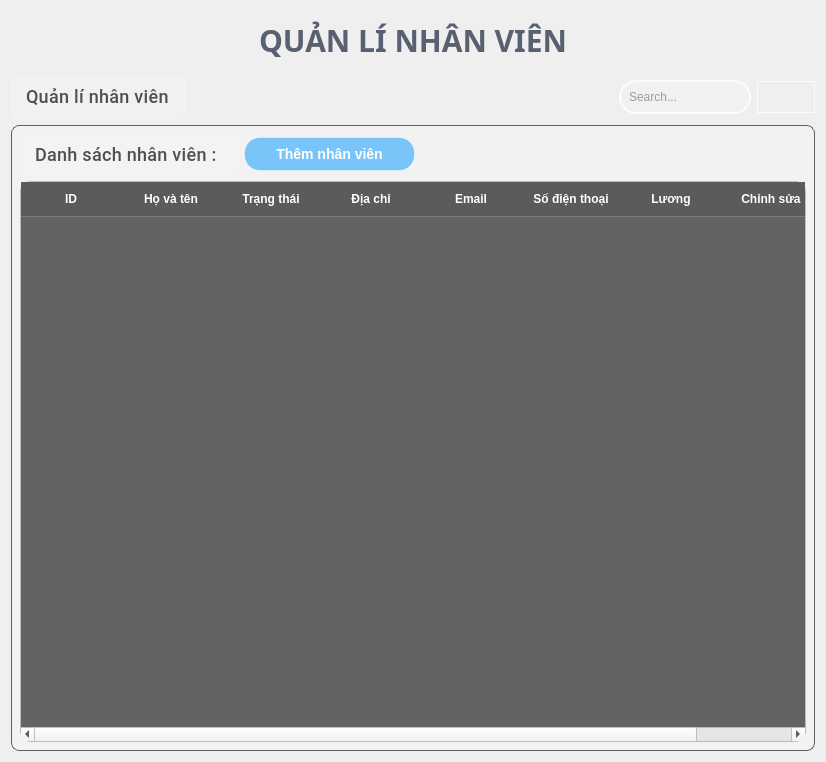
         <widget class="QWidget" name="emp">
          <layout class="QGridLayout" name="gridLayout_10">
           <item row="0" column="0">
            <widget class="QLabel" name="label_10">
             <property name="font">
              <font>
               <family>Segoe UI,Montserrat,sans-serif</family>
               <pointsize>-1</pointsize>
               <weight>75</weight>
               <bold>true</bold>
              </font>
             </property>
             <property name="styleSheet">
              <string notr="true">QLabel {
    color: rgba(60, 70, 90, 0.85); /* Màu chữ xanh đậm sang trọng thay cho nâu vintage */
    font-family: &quot;Segoe UI&quot;, &quot;Montserrat&quot;, sans-serif; /* Font hiện đại thay cho Times New Roman */
    font-weight: bold; /* Giữ nguyên độ đậm */
    font-size: 30px; /* Giữ nguyên kích thước */
    padding: 8px; /* Giữ nguyên padding */
    
    text-align: center; /* Giữ nguyên căn giữa */
    
    /* Thêm các hiệu ứng glassmorphism */

}
</string>
             </property>
             <property name="text">
              <string>QUẢN LÍ NHÂN VIÊN</string>
             </property>
             <property name="alignment">
              <set>Qt::AlignCenter</set>
             </property>
            </widget>
           </item>
           <item row="1" column="0">
            <layout class="QHBoxLayout" name="horizontalLayout_17">
             <item>
              <widget class="QLabel" name="label_13">
               <property name="font">
                <font>
                 <family>Segoe UI,Roboto,sans-serif</family>
                 <pointsize>-1</pointsize>
                 <weight>62</weight>
                 <bold>true</bold>
                </font>
               </property>
               <property name="styleSheet">
                <string notr="true">QLabel {
    color: rgba(50, 50, 50, 0.85); /* Màu chữ đậm nhưng hơi trong suốt */
    font-family: &quot;Segoe UI&quot;, &quot;Roboto&quot;, sans-serif; /* Font hiện đại */
    font-weight: 500; /* Độ đậm vừa phải */
    font-size: 18px; /* Kích thước phù hợp */
    padding: 10px;
    letter-spacing: 0.3px; /* Tăng khoảng cách chữ nhẹ */
    
    text-align: center;
    background-color: rgba(255, 255, 255, 0.1); /* Nền trắng trong suốt */
    border-radius: 6px; /* Bo góc */
    backdrop-filter: blur(5px); /* Hiệu ứng blur đặc trưng của glassmorphism */
    box-shadow: 0 2px 8px rgba(0, 0, 0, 0.07); /* Đổ bóng tinh tế */
    border: 1px solid rgba(255, 255, 255, 0.18); /* Viền trắng trong suốt */
}
</string>
               </property>
               <property name="text">
                <string>Quản lí nhân viên</string>
               </property>
              </widget>
             </item>
             <item>
              <spacer name="horizontalSpacer_15">
               <property name="orientation">
                <enum>Qt::Horizontal</enum>
               </property>
               <property name="sizeHint" stdset="0">
                <size>
                 <width>428</width>
                 <height>20</height>
                </size>
               </property>
              </spacer>
             </item>
             <item>
              <layout class="QHBoxLayout" name="horizontalLayout_13">
               <item>
                <widget class="QLineEdit" name="line_search_nhanvien">
                 <property name="minimumSize">
                  <size>
                   <width>131</width>
                   <height>31</height>
                  </size>
                 </property>
                 <property name="styleSheet">
                  <string notr="true">QLineEdit {
    background-color: rgba(255, 255, 255, 0.15); /* Nền trắng trong suốt */
    color: rgba(50, 50, 50, 0.9); /* Màu chữ đậm nhưng hơi trong suốt */
    border: 2px solid rgba(255, 255, 255, 0.8); /* Viền trắng trong suốt */
    border-radius: 17px; /* Bo góc lớn hơn cho hiệu ứng hiện đại */
    padding: 7px 6px; /* Thêm padding để trông thoáng hơn */
    backdrop-filter: blur(10px); /* Hiệu ứng blur đặc trưng của glassmorphism */
    box-shadow: 0 2px 10px rgba(0, 0, 0, 0.05); /* Đổ bóng tinh tế */
}

QLineEdit:hover {
    border: 1px solid rgba(200, 200, 255, 0.5); /* Viền sáng hơn khi hover */
    background-color: rgba(255, 255, 255, 0.25); /* Nền sáng hơn khi hover */
    box-shadow: 0 4px 15px rgba(0, 0, 0, 0.08); /* Đổ bóng rõ hơn khi hover */
}

QLineEdit:focus {
    border: 1.5px solid rgba(120, 170, 255, 0.6); /* Viền xanh nhạt khi focus */
    background-color: rgba(255, 255, 255, 0.3); /* Nền sáng hơn khi focus */
    box-shadow: 0 4px 20px rgba(100, 150, 255, 0.15); /* Đổ bóng xanh nhạt khi focus */
}
</string>
                 </property>
                 <property name="placeholderText">
                  <string>Search...</string>
                 </property>
                </widget>
               </item>
               <item>
                <widget class="QPushButton" name="search_nhanvien_btn">
                 <property name="minimumSize">
                  <size>
                   <width>31</width>
                   <height>31</height>
                  </size>
                 </property>
                 <property name="styleSheet">
                  <string notr="true">/* CSS cho nút tìm kiếm (kính lúp) */
QPushButton{
    background-color: rgba(240, 240, 250, 0.15); /* Nền trắng trong suốt */
    border: 1px solid rgba(255, 255, 255, 0.8); /* Viền trắng trong suốt */
    border-radius: 17px; /* Bo góc tròn đồng nhất với QLineEdit */
    padding: 8px 12px; /* Padding vừa đủ */
    backdrop-filter: blur(10px); /* Hiệu ứng blur đặc trưng */
    box-shadow: 0 2px 10px rgba(0, 0, 0, 0.05); /* Đổ bóng tinh tế */
}

QPushButton:hover {
    background-color: rgba(200, 210, 255, 0.25); /* Nền hơi xanh khi hover */
    border: 1px solid rgba(180, 200, 255, 0.4); /* Viền xanh nhạt khi hover */
    box-shadow: 0 4px 15px rgba(100, 150, 255, 0.1); /* Đổ bóng xanh nhạt */
}

QPushButton:pressed {
    background-color: rgba(180, 200, 255, 0.3); /* Nền xanh đậm hơn khi nhấn */
    border: 1px solid rgba(150, 180, 255, 0.5); /* Viền xanh đậm hơn khi nhấn */
    box-shadow: 0 2px 8px rgba(100, 150, 255, 0.15); /* Đổ bóng nhỏ hơn khi nhấn */
    transform: translateY(1px); /* Hiệu ứng nhấn xuống nhẹ */
}

/* CSS cho biểu tượng kính lúp */
QPushButton::icon {
    color: rgba(80, 80, 100, 0.8); /* Màu biểu tượng hơi xám xanh */
    width: 18px; /* Kích thước phù hợp */
    height: 18px;
}

QPushButton:hover::icon {
    color: rgba(60, 100, 180, 0.9); /* Màu biểu tượng xanh hơn khi hover */
}
</string>
                 </property>
                 <property name="text">
                  <string/>
                 </property>
                 <property name="icon">
                  <iconset resource="resource.qrc">
                   <normaloff>:/icons/icons/search-12-xxl.png</normaloff>:/icons/icons/search-12-xxl.png</iconset>
                 </property>
                </widget>
               </item>
              </layout>
             </item>
            </layout>
           </item>
           <item row="2" column="0">
            <widget class="QWidget" name="widget_3" native="true">
             <property name="styleSheet">
              <string notr="true">#widget_3 {
    border: 1px solid rgba(60, 60, 60, 0.8); /* Viền mỏng màu xám đậm */
    border-radius: 8px; /* Bo góc mềm mại hơn */
    box-shadow: 0 2px 10px rgba(0, 0, 0, 0.15); /* Thêm đổ bóng nhẹ */
    background-color: rgba(245, 245, 245, 0.5); /* Nền trắng đục nhẹ */
    padding: 2px; /* Thêm padding nhỏ */
}
</string>
             </property>
             <layout class="QGridLayout" name="gridLayout_9" rowstretch="0" columnstretch="0">
              <item row="0" column="0">
               <layout class="QGridLayout" name="gridLayout_4">
                <item row="0" column="0">
                 <layout class="QHBoxLayout" name="horizontalLayout_12">
                  <item>
                   <widget class="QLabel" name="label_11">
                    <property name="minimumSize">
                     <size>
                      <width>201</width>
                      <height>41</height>
                     </size>
                    </property>
                    <property name="font">
                     <font>
                      <family>Segoe UI,Roboto,sans-serif</family>
                      <pointsize>-1</pointsize>
                      <weight>62</weight>
                      <bold>true</bold>
                     </font>
                    </property>
                    <property name="styleSheet">
                     <string notr="true">QLabel {
    color: rgba(50, 50, 50, 0.85); /* Màu chữ đậm nhưng hơi trong suốt */
    font-family: &quot;Segoe UI&quot;, &quot;Roboto&quot;, sans-serif; /* Font hiện đại */
    font-weight: 500; /* Độ đậm vừa phải */
    font-size: 18px; /* Kích thước phù hợp */
    padding: 10px;
    letter-spacing: 0.3px; /* Tăng khoảng cách chữ nhẹ */
    
    text-align: center;
    background-color: rgba(255, 255, 255, 0.1); /* Nền trắng trong suốt */
    border-radius: 6px; /* Bo góc */
    backdrop-filter: blur(5px); /* Hiệu ứng blur đặc trưng của glassmorphism */
    box-shadow: 0 2px 8px rgba(0, 0, 0, 0.07); /* Đổ bóng tinh tế */
    border: 1px solid rgba(255, 255, 255, 0.18); /* Viền trắng trong suốt */
}
</string>
                    </property>
                    <property name="text">
                     <string>Danh sách nhân viên : </string>
                    </property>
                   </widget>
                  </item>
                  <item>
                   <widget class="QPushButton" name="add_employee_btn">
                    <property name="minimumSize">
                     <size>
                      <width>171</width>
                      <height>28</height>
                     </size>
                    </property>
                    <property name="styleSheet">
                     <string notr="true">QPushButton {
    background-color: rgba(0, 150, 255, 0.5); /* Nền xanh trong suốt */
    color: white;
    font-weight: bold;
    font-size: 14px;
    border-radius: 16px;
    padding: 8px 16px;
    
    /* Viền sáng */
    border: 1.5px solid rgba(255, 255, 255, 0.4);
    
    /* Đổ bóng - QSS hỗ trợ giới hạn */
    border-style: outset;
    border-width: 1px;
    
    /* Gradient xanh */
}

QPushButton:hover {
    background-color: rgba(30, 170, 255, 0.5); /* Xanh sáng hơn khi hover */
    border: 1.5px solid rgba(255, 255, 255, 0.6);
}

QPushButton:pressed {
    background-color: rgba(0, 120, 200, 0.4);
    border: 1.5px solid rgba(255, 255, 255, 0.3);
    padding-top: 9px; /* Tạo hiệu ứng nhấn xuống */
    padding-left: 17px;
}
</string>
                    </property>
                    <property name="text">
                     <string>Thêm nhân viên</string>
                    </property>
                    <property name="checkable">
                     <bool>true</bool>
                    </property>
                   </widget>
                  </item>
                  <item>
                   <spacer name="horizontalSpacer_6">
                    <property name="orientation">
                     <enum>Qt::Horizontal</enum>
                    </property>
                    <property name="sizeHint" stdset="0">
                     <size>
                      <width>40</width>
                      <height>20</height>
                     </size>
                    </property>
                   </spacer>
                  </item>
                 </layout>
                </item>
                <item row="1" column="0">
                 <widget class="QTableWidget" name="table_nhanvien">
                  <property name="minimumSize">
                   <size>
                    <width>786</width>
                    <height>561</height>
                   </size>
                  </property>
                  <property name="styleSheet">
                   <string notr="true">/* Tổng thể bảng với phong cách Glassmorphism */
QTableWidget {
    background-color:  rgba(40, 40, 40, 180); /* Nền đen mờ, tăng độ trong suốt */
    border: 1px solid rgba(255, 255, 255, 0.2); /* Viền trắng mờ nhẹ */
    border-radius: 10px; /* Bo góc mềm mại */
    color: #ffffff; /* Chữ trắng để nổi bật */
    font-family: &quot;Arial&quot;, sans-serif;
    font-size: 14px;
	gridline-color: transparent;
}

/* Tiêu đề cột (header) */
QHeaderView::section {
    background-color: rgba(30, 30, 30, 180);
 /* Nền header đen mờ hơn một chút */
    color: #ffffff;
    padding: 8px;
    border: none;
    border-bottom: 1px solid rgba(255, 255, 255, 0.2);
    font-weight: bold;
}

/* Hiệu ứng hover cho tiêu đề */
QHeaderView::section:hover {
    background-color: rgba(0, 0, 0, 0.6); /* Sáng nhẹ khi hover */
    transition: background-color 0.3s ease; /* Hiệu ứng chuyển màu mượt */
}

/* Các ô trong bảng */
QTableWidget::item {
    padding: 8px;
    border: none;
    background-color: transparent;
}

/* Hiệu ứng khi chọn ô */
QTableWidget::item:selected {
    background-color: rgba(66, 165, 245, 0.4); /* Màu xanh dương mờ khi chọn */
    color: #ffffff;
}

/* Hiệu ứng hover cho ô */
QTableWidget::item:hover {
    background-color: rgba(255, 255, 255, 0.1); /* Sáng nhẹ khi rê chuột */
    transition: background-color 0.3s ease; /* Chuyển màu mượt mà */
}

/* Thanh cuộn dọc */
QScrollBar:vertical {
    background: rgba(0, 0, 0, 0.3); /* Nền đen mờ hơn */
    width: 10px;
    margin: 0px;
    border-radius: 5px;
}

QScrollBar::handle:vertical {
    background: linear-gradient(to bottom, rgba(66, 165, 245, 0.6), rgba(30, 136, 229, 0.6)); /* Gradient xanh dương mờ */
    border-radius: 5px;
}

QScrollBar::handle:vertical:hover {
    background: linear-gradient(to bottom, rgba(100, 181, 246, 0.7), rgba(66, 165, 245, 0.7)); /* Sáng hơn khi hover */
    transition: background 0.3s ease;
}

QScrollBar::add-line:vertical,
QScrollBar::sub-line:vertical {
    background: none;
}

QScrollBar::add-page:vertical,
QScrollBar::sub-page:vertical {
    background: none;
}

/* Thanh cuộn ngang */
QScrollBar:horizontal {
    background: rgba(0, 0, 0, 0.3); /* Nền đen mờ hơn */
    height: 10px;
    margin: 0px;
    border-radius: 5px;
}

QScrollBar::handle:horizontal {
    background: linear-gradient(to right, rgba(66, 165, 245, 0.6), rgba(30, 136, 229, 0.6)); /* Gradient xanh dương mờ */
    border-radius: 5px;
}

QScrollBar::handle:horizontal:hover {
    background: linear-gradient(to right, rgba(100, 181, 246, 0.7), rgba(66, 165, 245, 0.7)); /* Sáng hơn khi hover */
    transition: background 0.3s ease;
}

QScrollBar::add-line:horizontal,
QScrollBar::sub-line:horizontal {
    background: none;
}

QScrollBar::add-page:horizontal,
QScrollBar::sub-page:horizontal {
    background: none;
}</string>
                  </property>
                  <column>
                   <property name="text">
                    <string>ID</string>
                   </property>
                  </column>
                  <column>
                   <property name="text">
                    <string>Họ và tên</string>
                   </property>
                  </column>
                  <column>
                   <property name="text">
                    <string>Trạng thái</string>
                   </property>
                  </column>
                  <column>
                   <property name="text">
                    <string>Địa chỉ</string>
                   </property>
                  </column>
                  <column>
                   <property name="text">
                    <string>Email</string>
                   </property>
                  </column>
                  <column>
                   <property name="text">
                    <string>Số điện thoại</string>
                   </property>
                  </column>
                  <column>
                   <property name="text">
                    <string>Lương</string>
                   </property>
                  </column>
                  <column>
                   <property name="text">
                    <string>Chỉnh sửa</string>
                   </property>
                  </column>
                 </widget>
                </item>
               </layout>
              </item>
             </layout>
            </widget>
           </item>
          </layout>
          <widget class="QLabel" name="label_6">
           <property name="geometry">
            <rect>
             <x>422</x>
             <y>429</y>
             <width>16</width>
             <height>16</height>
            </rect>
           </property>
           <property name="text">
            <string/>
           </property>
          </widget>
         </widget>
